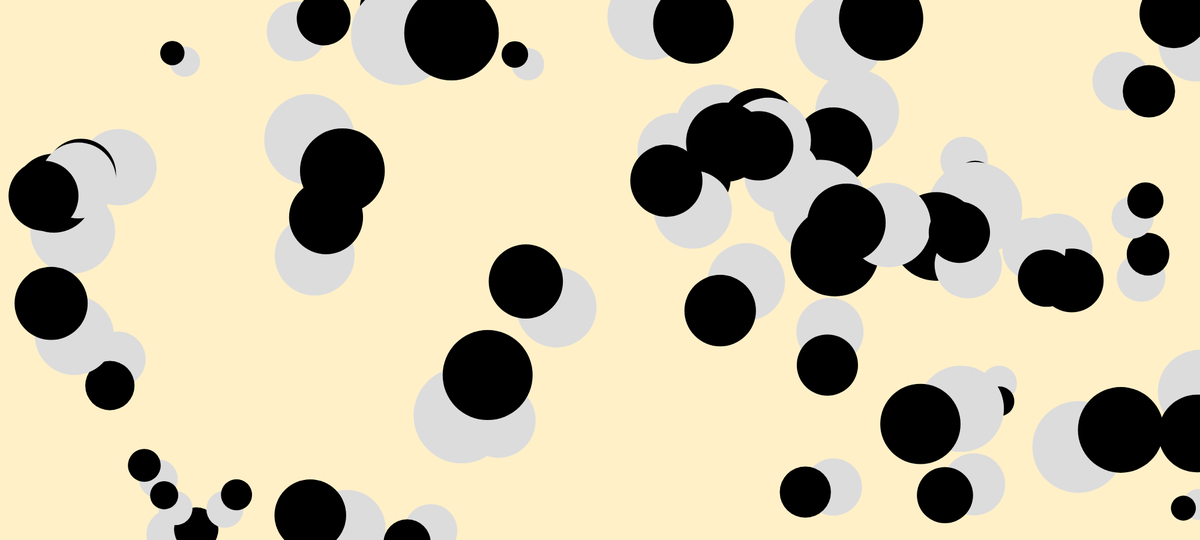
Frame 1 (no input)
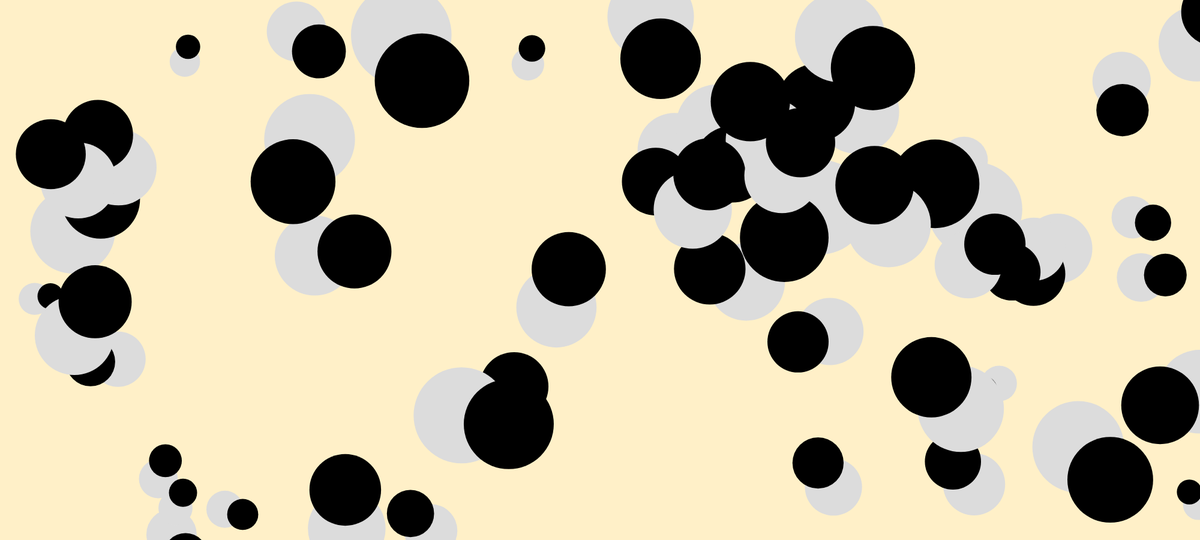
Frame 60 (no input)
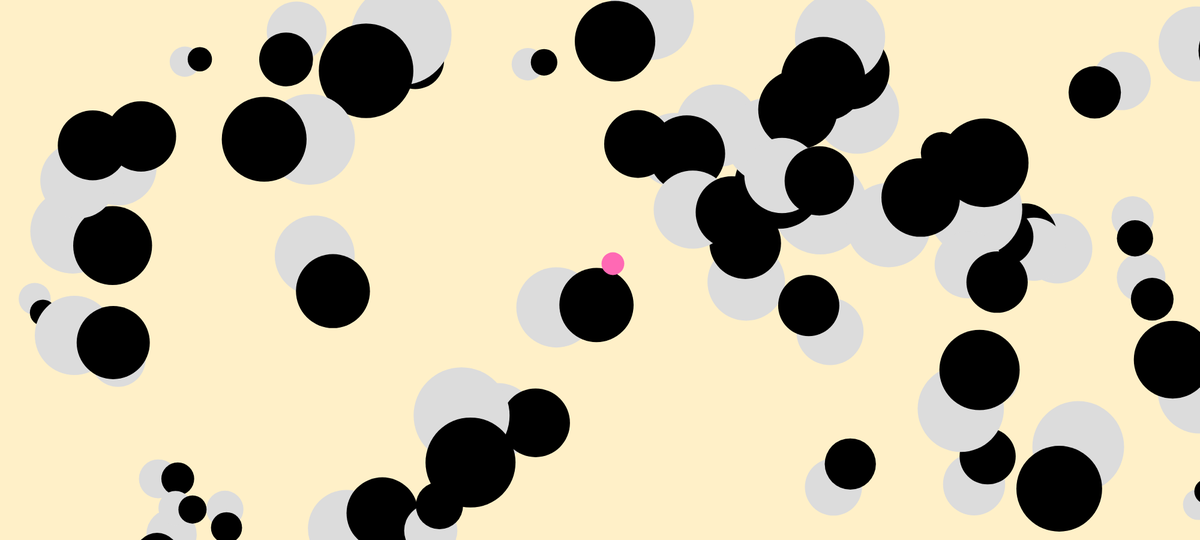
Frame 120 (the mouse pressed at the canvas centre since frame 60)

The p5.js sketch that drew these frames (run headless with seeded random() and noise() and a simulated clock; from frame 60 on, the mouse is pressed at the canvas centre):

// p5.js sketch
// ── sketch.js
let tuercas = [];
let circulos = [];

function setup() {
  createCanvas(2000, 900);
  background(255, 240, 200); // Cambiar el color de fondo a crema
  noFill();
  noStroke();

  // Definir la cantidad de tuercas y sus características
  let numTuercas = 50;
  let radioMaximo = 80;
  let relieve = 10;

  // Crear y posicionar las tuercas en el lienzo
  for (let i = 0; i < numTuercas; i++) {
    let x = random(width);
    let y = random(height);
    let radio = random(20, radioMaximo);

    // Agregar la tuerca a la lista
    tuercas.push({
      x: x,
      y: y,
      radio: radio,
      angulo: random(TWO_PI) // Ángulo de inicio aleatorio
    });
  }
}

function draw() {
  background(255, 240, 200); // Limpiar el fondo en cada fotograma con el mismo color

  // Dibujar y animar las tuercas
  for (let i = 0; i < tuercas.length; i++) {
    let tuerca = tuercas[i];

    // Dibujar el relieve de la tuerca
    fill(220); // Color del relieve (gris claro)
    ellipse(tuerca.x, tuerca.y, tuerca.radio * 2 + 10, tuerca.radio * 2 + 10);

    // Calcular la posición de la tuerca girando
    let xGiro = tuerca.x + cos(tuerca.angulo) * (tuerca.radio + 5);
    let yGiro = tuerca.y + sin(tuerca.angulo) * (tuerca.radio + 5);

    // Dibujar la parte principal de la tuerca (círculo negro)
    fill(0); // Color negro
    ellipse(xGiro, yGiro, tuerca.radio * 2, tuerca.radio * 2);

    // Incrementar el ángulo para hacer que gire
    tuerca.angulo += 0.02; // Ajusta la velocidad de giro aquí
  }

  // Dibujar y actualizar los círculos de colores
  for (let i = circulos.length - 1; i >= 0; i--) {
    let circulo = circulos[i];
    fill(circulo.color);

    // Calcular la posición de rotación
    let xRotado = circulo.x + cos(circulo.angulo) * (circulo.radio + 5);
    let yRotado = circulo.y + sin(circulo.angulo) * (circulo.radio + 5);

    // Dibujar el círculo en la posición rotada
    ellipse(xRotado, yRotado, circulo.radio * 2, circulo.radio * 2);
    circulo.angulo += 0.02; // Ajusta la velocidad de giro aquí
    circulo.tiempo -= 1;

    if (circulo.tiempo <= 0) {
      // Eliminar el círculo si ha estado en pantalla durante 7 segundos
      circulos.splice(i, 1);
    }

    // Verificar la colisión con los círculos existentes
    for (let j = 0; j < tuercas.length; j++) {
      let tuerca = tuercas[j];
      let distancia = dist(xRotado, yRotado, tuerca.x, tuerca.y);

      if (distancia < circulo.radio + tuerca.radio) {
        // Cambiar el color del círculo al entrar en contacto
        circulo.color = randomColor();
      }
    }
  }
}

function mousePressed() {
  // Colores disponibles para los círculos
  let colores = [color(0, 0, 255), color(139, 69, 19), color(128), color(0, 128, 0), color(255, 165, 0), color(255, 105, 180), color(128, 0, 128), color(255, 0, 0), color(255, 255, 0)];

  // Crear un círculo de color aleatorio en la posición del clic
  let x = mouseX;
  let y = mouseY;
  let radio = random(10, 50); // Tamaño aleatorio
  let colorAleatorio = random(colores);

  // Agregar el círculo a la lista de círculos
  circulos.push({
    x: x,
    y: y,
    radio: radio,
    color: colorAleatorio,
    tiempo: 7 * 60, // 7 segundos en fotogramas (a 60 FPS)
    angulo: random(TWO_PI) // Ángulo de inicio aleatorio
  });
}

function randomColor() {
  // Función para obtener un color aleatorio de la lista de colores
  let colores = [color(0, 0, 255), color(139, 69, 19), color(128), color(0, 128, 0), color(255, 165, 0), color(255, 105, 180), color(128, 0, 128), color(255, 0, 0), color(255, 255, 0)];
  return random(colores);
}
